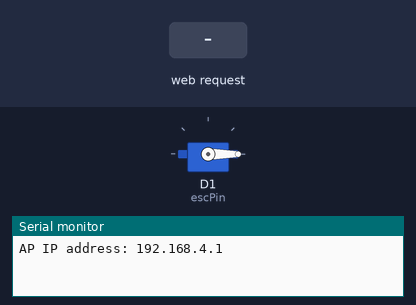
Simulated run of this sketch. Board: ESP8266 (NodeMCU). Shown: servo, the last lines printed to the serial monitor. The test bench sets the inputs (shaded band).

Above: at 1.2 s.
1.3 s: HTTP request GET /?State=1 received
At 2.5 s:
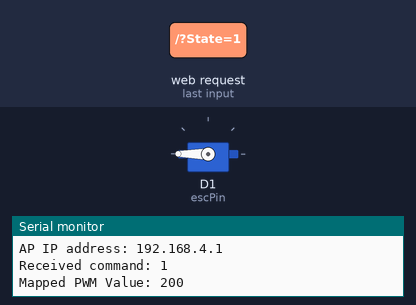
2.8 s: HTTP request GET /?State=0 received
At 3.7 s:
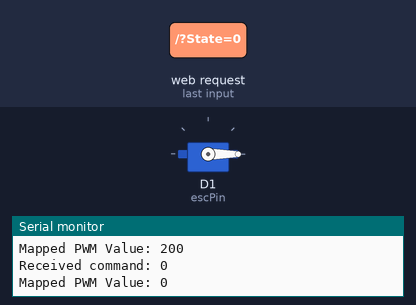
Timing chart, 0 to 5.8 s (numbered marks = the images above; inputs shaded):
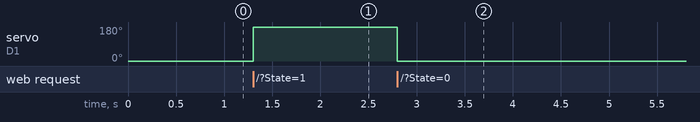

Measured:
- after the input at 1.3 s, servo on D1 (escPin): 0° → 180° at once
- after the input at 2.8 s, servo on D1 (escPin): 180° → 0° at once

The sketch:

WiFi_Speedcontrol.ino
```cpp
#include <ESP8266WiFi.h>
#include <WiFiClient.h>
#include <ESP8266WebServer.h>
#include <Servo.h>  // Include Servo library for controlling ESC with PWM

// SSID and Password for your ESP Access Point
const char* ssid = "Robot Wifi";
const char* password = "87654321";

// String to store app command state
String command;

// Define the ESC control pin (D1 pin in this example)
const int escPin = D1;  // You can change this pin depending on your setup

// Create a Servo object to control the ESC (ESC works with PWM signals)
Servo esc;

ESP8266WebServer server(80);

// Function to handle the incoming HTTP request
void HTTP_handleRoot(void) {
  if (server.hasArg("State")) {
    command = server.arg("State");  // Store the state argument
    Serial.println("Received command: " + command);  // Print the received command to Serial

    // Convert the command (string) to an integer
    int speed = command.toInt();  // Convert the received string to an integer

    // If the command is valid (between 0 and 100), map it to a PWM range
    if (speed >= 0 && speed <= 100) {
      int pwmValue = map(speed, 0, 10, 0, 2000);  // Map the speed to PWM range (0 to 180)
      esc.write(pwmValue);  // Send PWM signal to ESC to control the motor speed
      Serial.println("Mapped PWM Value: " + String(pwmValue));
    } else {
      Serial.println("Invalid command. Please send a value between 0 and 100.");
    }
  } else {
    Serial.println("No command received.");
  }
  server.send(200, "text/html", "Command received: " + command);  // Respond to the client
}

void setup() {
  Serial.begin(115200);

  // Setting up the NodeMCU as a Wi-Fi Access Point
  WiFi.mode(WIFI_AP);  // Only Access Point mode
  WiFi.softAP(ssid, password);  // Start HOTspot

  IPAddress myIP = WiFi.softAPIP();
  Serial.print("AP IP address: ");
  Serial.println(myIP);

  // Attach the ESC pin to the Servo object
  esc.attach(escPin);  // Initialize ESC control on the defined pin
  esc.write(0);  // Start with the motor stopped (0% throttle)

  // Starting WEB-server
  server.on("/", HTTP_handleRoot);
  server.onNotFound(HTTP_handleRoot);
  server.begin();
}

void loop() {
  server.handleClient();  // Handle incoming HTTP requests
}
```
